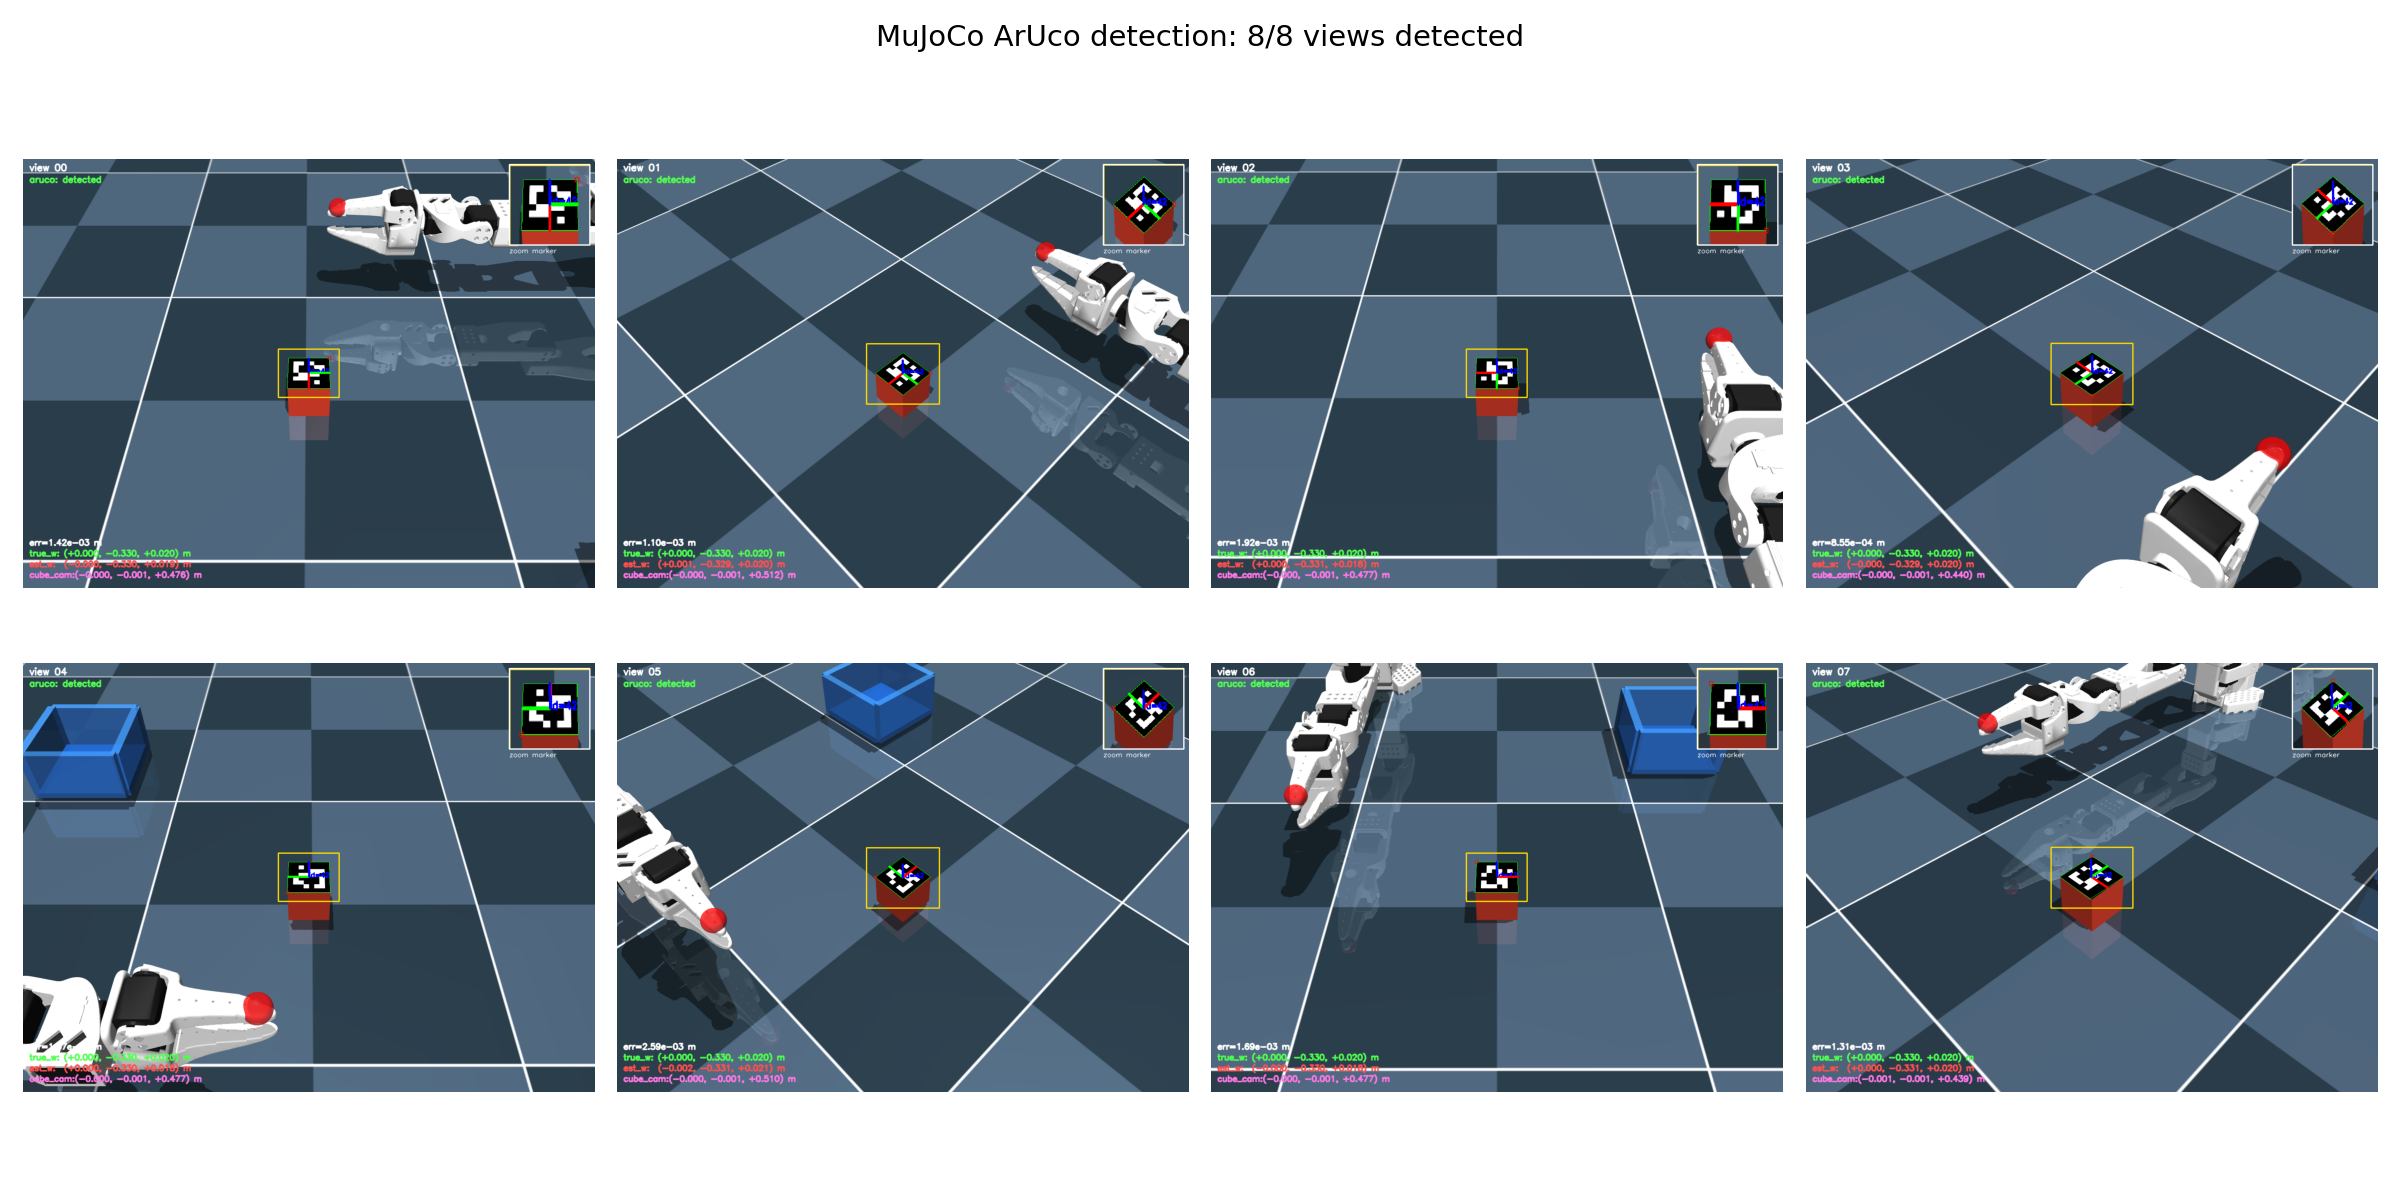

Recreate this plot in Python.
"""
Render the real MuJoCo scene from multiple camera poses and overlay cube pose data.

This script does not modify scene_box.xml. It moves the existing track_cam camera
in memory, renders MuJoCo images, projects where the ArUco marker would be on the
cube top face, estimates the cube pose from these projected corners, and writes
the coordinates directly on each rendered frame.
"""

import os
import xml.etree.ElementTree as ET

import cv2
import matplotlib.pyplot as plt
import mujoco
import numpy as np


# Generated by GitHub Copilot
def load_cube_center_from_scene(scene_path):
    """Load fixed cube center from scene XML."""
    if not os.path.exists(scene_path):
        raise FileNotFoundError(f"Scene file not found: {scene_path}")

    root = ET.parse(scene_path).getroot()
    cube_body = root.find(".//worldbody/body[@name='object']")
    if cube_body is None:
        raise ValueError("Cube body named 'object' not found in scene XML")

    values = [float(value) for value in cube_body.get("pos", "0 0 0").split()]
    if len(values) != 3:
        raise ValueError("Cube position must have exactly 3 values")
    return np.array(values, dtype=np.float64)


# Generated by GitHub Copilot
def make_lookat_camera_axes(camera_pos_w, target_w, world_up=np.array([0.0, 0.0, 1.0])):
    """
    Build camera axes in world frame.

    Returns right, up, forward axes, all expressed in world coordinates.
    """
    forward = target_w - camera_pos_w
    forward = forward / np.linalg.norm(forward)

    right = np.cross(forward, world_up)
    right = right / np.linalg.norm(right)

    up = np.cross(right, forward)
    up = up / np.linalg.norm(up)
    return right, up, forward


# Generated by GitHub Copilot
def rotation_world_to_camera_opencv(camera_pos_w, target_w):
    """Build OpenCV-style world->camera rotation and translation."""
    right, up, forward = make_lookat_camera_axes(camera_pos_w, target_w)
    r_wc_cv = np.column_stack((right, up, forward))
    r_cw_cv = r_wc_cv.T
    t_cw_cv = -r_cw_cv @ camera_pos_w.reshape(3, 1)
    return r_cw_cv, t_cw_cv


# Generated by GitHub Copilot
def mujoco_quat_from_lookat(camera_pos_w, target_w):
    """
    Build a MuJoCo camera quaternion in w,x,y,z order.

    MuJoCo camera local axes are X=right, Y=up, Z=backward, so the third axis in
    world coordinates is -forward.
    """
    right, up, forward = make_lookat_camera_axes(camera_pos_w, target_w)
    rot_wc_mj = np.column_stack((right, up, -forward))
    rot_flat = rot_wc_mj.reshape(-1).astype(np.float64)
    quat = np.zeros(4, dtype=np.float64)
    mujoco.mju_mat2Quat(quat, rot_flat)
    return quat


# Generated by GitHub Copilot
def intrinsics_from_mujoco_fovy(width, height, fovy_deg):
    """Convert MuJoCo vertical FOV into an OpenCV intrinsics matrix."""
    fy = 0.5 * height / np.tan(np.deg2rad(fovy_deg) * 0.5)
    fx = fy
    cx = width / 2.0
    cy = height / 2.0
    return np.array([[fx, 0.0, cx], [0.0, fy, cy], [0.0, 0.0, 1.0]], dtype=np.float32)


# Generated by GitHub Copilot
def detect_marker_corners(frame_bgr, marker_id=42):
    """Detect one ArUco marker and return its 2D corners if found."""
    gray = cv2.cvtColor(frame_bgr, cv2.COLOR_BGR2GRAY)
    aruco_dict = cv2.aruco.getPredefinedDictionary(cv2.aruco.DICT_6X6_250)
    params = cv2.aruco.DetectorParameters()
    params.adaptiveThreshWinSizeMin = 3
    params.adaptiveThreshWinSizeMax = 31
    params.adaptiveThreshWinSizeStep = 4
    params.cornerRefinementMethod = cv2.aruco.CORNER_REFINE_SUBPIX
    detector = cv2.aruco.ArucoDetector(aruco_dict, params)

    corners, ids, _ = detector.detectMarkers(gray)
    if ids is None or len(ids) == 0:
        return None, corners, ids

    for idx, detected_id in enumerate(ids.flatten()):
        if int(detected_id) == int(marker_id):
            return corners[idx][0].astype(np.float32), corners, ids

    return None, corners, ids


# Generated by GitHub Copilot
def render_mujoco_views(scene_path, output_path, width=1280, height=960, num_views=8):
    """Render multiple MuJoCo views with projected marker and estimated coordinates."""
    model = mujoco.MjModel.from_xml_path(scene_path)
    data = mujoco.MjData(model)
    renderer = mujoco.Renderer(model, height=height, width=width)

    cam_id = mujoco.mj_name2id(model, mujoco.mjtObj.mjOBJ_CAMERA, "track_cam")
    if cam_id < 0:
        raise ValueError("Camera 'track_cam' not found in scene")

    cube_center_w = load_cube_center_from_scene(scene_path)
    cube_half_height = 0.02
    marker_center_w = cube_center_w + np.array([0.0, 0.0, cube_half_height], dtype=np.float64)

    marker_size_m = 0.04
    half = marker_size_m / 2.0
    marker_local = np.array(
        [[-half, half, 0.0], [half, half, 0.0], [half, -half, 0.0], [-half, -half, 0.0]],
        dtype=np.float32,
    )
    marker_world = marker_local.astype(np.float64) + marker_center_w

    fovy = float(model.cam_fovy[cam_id])
    camera_matrix = intrinsics_from_mujoco_fovy(width, height, fovy)
    dist = np.zeros((4, 1), dtype=np.float32)

    radius = 0.34
    base_z = 0.40
    cols = 4
    rows = int(np.ceil(num_views / cols))
    fig, axes = plt.subplots(rows, cols, figsize=(16, 4 * rows))
    axes = np.array(axes).reshape(rows, cols)
    detected_count = 0

    for view_idx in range(num_views):
        theta = (2.0 * np.pi * view_idx) / num_views
        cam_pos = np.array(
            [
                cube_center_w[0] + radius * np.cos(theta),
                cube_center_w[1] + radius * np.sin(theta),
                base_z + 0.05 * np.sin(2.0 * theta),
            ],
            dtype=np.float64,
        )

        model.cam_pos[cam_id] = cam_pos
        model.cam_quat[cam_id] = mujoco_quat_from_lookat(cam_pos, marker_center_w)
        mujoco.mj_forward(model, data)

        renderer.update_scene(data, camera=cam_id)
        frame_rgb = renderer.render().copy()
        frame = cv2.cvtColor(frame_rgb, cv2.COLOR_RGB2BGR)

        # Project marker corners consistently with the same camera pose.
        r_cw_cv, t_cw_cv = rotation_world_to_camera_opencv(cam_pos, marker_center_w)
        rvec_gt, _ = cv2.Rodrigues(r_cw_cv)
        img_pts_proj, _ = cv2.projectPoints(marker_world, rvec_gt, t_cw_cv, camera_matrix, dist)
        img_pts_proj = img_pts_proj.reshape(-1, 2).astype(np.float32)

        detected_pts, all_corners, all_ids = detect_marker_corners(frame, marker_id=42)
        use_detected = detected_pts is not None
        img_pts = detected_pts if use_detected else img_pts_proj

        if all_ids is not None and len(all_ids) > 0:
            cv2.aruco.drawDetectedMarkers(frame, all_corners, all_ids)

        ok, rvec_est, tvec_est = cv2.solvePnP(
            marker_local,
            img_pts,
            camera_matrix,
            dist,
            flags=cv2.SOLVEPNP_ITERATIVE,
        )
        if not ok:
            continue

        if use_detected:
            detected_count += 1

        cube_cam = tvec_est.reshape(3) - np.array([0.0, 0.0, cube_half_height], dtype=np.float64)
        marker_center_w_est = (r_cw_cv.T @ tvec_est.reshape(3, 1)).reshape(3) + cam_pos
        cube_est_w = marker_center_w_est - np.array([0.0, 0.0, cube_half_height], dtype=np.float64)
        err = np.linalg.norm(cube_est_w - cube_center_w)

        pts = np.round(img_pts).astype(np.int32)
        x0 = max(int(np.min(pts[:, 0])) - 20, 0)
        y0 = max(int(np.min(pts[:, 1])) - 20, 0)
        x1 = min(int(np.max(pts[:, 0])) + 20, width - 1)
        y1 = min(int(np.max(pts[:, 1])) + 20, height - 1)

        cv2.rectangle(frame, (x0, y0), (x1, y1), (0, 220, 255), 2)
        cv2.drawFrameAxes(frame, camera_matrix, dist, rvec_est, tvec_est, marker_size_m * 0.5)

        crop = frame[y0:y1, x0:x1].copy()
        if crop.size > 0:
            zoom = cv2.resize(crop, (180, 180), interpolation=cv2.INTER_NEAREST)
            zh, zw = zoom.shape[:2]
            inset_x0 = width - zw - 12
            inset_y0 = 12
            frame[inset_y0:inset_y0 + zh, inset_x0:inset_x0 + zw] = zoom
            cv2.rectangle(frame, (inset_x0, inset_y0), (inset_x0 + zw, inset_y0 + zh), (255, 255, 255), 2)
            cv2.putText(frame, "zoom marker", (inset_x0, inset_y0 + zh + 18), cv2.FONT_HERSHEY_SIMPLEX, 0.5, (255, 255, 255), 1, cv2.LINE_AA)

        status_text = "detected" if use_detected else "fallback-proj"
        status_color = (80, 255, 80) if use_detected else (0, 220, 255)
        cv2.putText(frame, f"view {view_idx:02d}", (14, 26), cv2.FONT_HERSHEY_SIMPLEX, 0.7, (255, 255, 255), 2, cv2.LINE_AA)
        cv2.putText(frame, f"aruco: {status_text}", (14, 52), cv2.FONT_HERSHEY_SIMPLEX, 0.65, status_color, 2, cv2.LINE_AA)
        cv2.putText(frame, f"err={err:.2e} m", (14, height - 96), cv2.FONT_HERSHEY_SIMPLEX, 0.6, (255, 255, 255), 2, cv2.LINE_AA)
        cv2.putText(frame, f"true_w: ({cube_center_w[0]:+.3f}, {cube_center_w[1]:+.3f}, {cube_center_w[2]:+.3f}) m", (14, height - 72), cv2.FONT_HERSHEY_SIMPLEX, 0.6, (80, 255, 80), 2, cv2.LINE_AA)
        cv2.putText(frame, f"est_w:  ({cube_est_w[0]:+.3f}, {cube_est_w[1]:+.3f}, {cube_est_w[2]:+.3f}) m", (14, height - 48), cv2.FONT_HERSHEY_SIMPLEX, 0.6, (80, 80, 255), 2, cv2.LINE_AA)
        cv2.putText(frame, f"cube_cam:({cube_cam[0]:+.3f}, {cube_cam[1]:+.3f}, {cube_cam[2]:+.3f}) m", (14, height - 24), cv2.FONT_HERSHEY_SIMPLEX, 0.6, (230, 120, 255), 2, cv2.LINE_AA)

        rgb = cv2.cvtColor(frame, cv2.COLOR_BGR2RGB)
        ax = axes[view_idx // cols, view_idx % cols]
        ax.imshow(rgb)
        ax.axis("off")

    for idx in range(num_views, rows * cols):
        axes[idx // cols, idx % cols].axis("off")

    fig.suptitle(
        f"MuJoCo ArUco detection: {detected_count}/{num_views} views detected",
        fontsize=14,
    )
    fig.tight_layout()
    fig.savefig(output_path, dpi=150)
    plt.close(fig)


# Generated by GitHub Copilot
def main():
    """Generate a MuJoCo visualization grid for cube pose estimation."""
    # Generated by GitHub Copilot
    aruco_dir = os.path.dirname(os.path.abspath(__file__))
    scene_path = os.path.join(aruco_dir, "scene_box_aruco.xml")
    output_path = os.path.join(aruco_dir, "mujoco_cube_pose_views.png")

    render_mujoco_views(scene_path, output_path)
    print(f"MuJoCo visualization saved: {output_path}")


if __name__ == "__main__":
    main()
